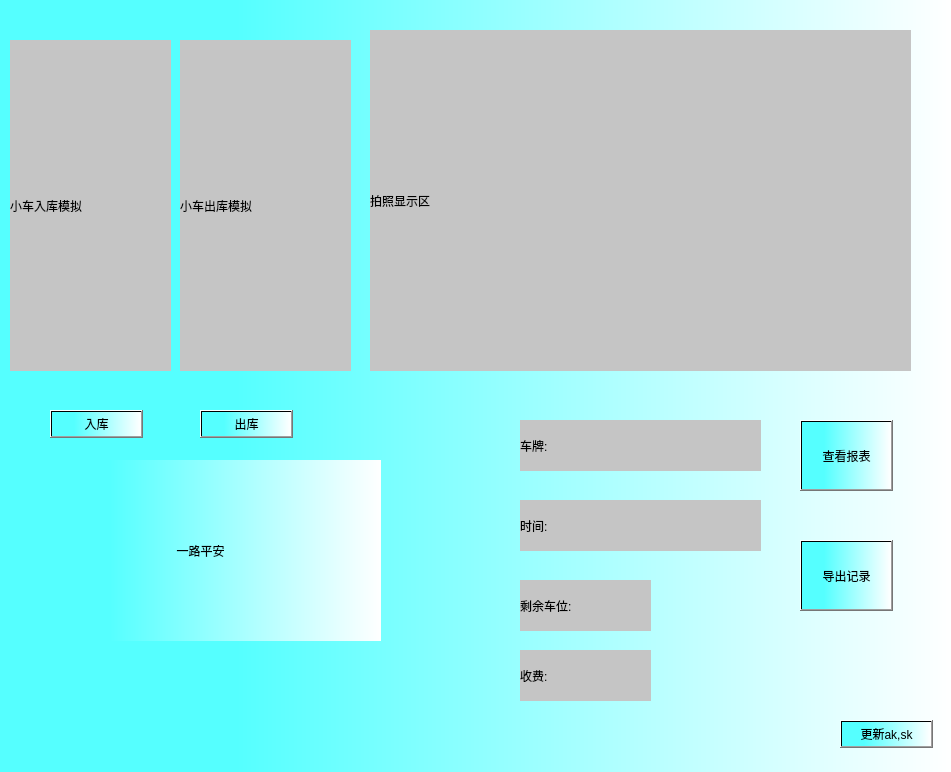
<?xml version="1.0" encoding="UTF-8"?>
<ui version="4.0">
 <class>Widget</class>
 <widget class="QWidget" name="Widget">
  <property name="geometry">
   <rect>
    <x>0</x>
    <y>0</y>
    <width>951</width>
    <height>772</height>
   </rect>
  </property>
  <property name="windowTitle">
   <string>Widget</string>
  </property>
  <property name="styleSheet">
   <string notr="true">background-color: qlineargradient(spread:reflect, x1:0, y1:0, x2:1, y2:0, stop:0.248756 rgba(85, 255, 255, 255), stop:1 rgba(255, 255, 255, 255));</string>
  </property>
  <widget class="QLabel" name="label">
   <property name="geometry">
    <rect>
     <x>370</x>
     <y>30</y>
     <width>541</width>
     <height>341</height>
    </rect>
   </property>
   <property name="styleSheet">
    <string notr="true">background-color: rgb(197, 197, 197);</string>
   </property>
   <property name="text">
    <string>拍照显示区</string>
   </property>
  </widget>
  <widget class="QLabel" name="label_2">
   <property name="geometry">
    <rect>
     <x>520</x>
     <y>420</y>
     <width>241</width>
     <height>51</height>
    </rect>
   </property>
   <property name="styleSheet">
    <string notr="true">background-color: rgb(197, 197, 197);</string>
   </property>
   <property name="text">
    <string>车牌:</string>
   </property>
  </widget>
  <widget class="QLabel" name="label_3">
   <property name="geometry">
    <rect>
     <x>520</x>
     <y>500</y>
     <width>241</width>
     <height>51</height>
    </rect>
   </property>
   <property name="styleSheet">
    <string notr="true">background-color: rgb(197, 197, 197);</string>
   </property>
   <property name="text">
    <string>时间:</string>
   </property>
  </widget>
  <widget class="QLabel" name="label_4">
   <property name="geometry">
    <rect>
     <x>520</x>
     <y>580</y>
     <width>131</width>
     <height>51</height>
    </rect>
   </property>
   <property name="styleSheet">
    <string notr="true">background-color: rgb(197, 197, 197);</string>
   </property>
   <property name="text">
    <string>剩余车位:</string>
   </property>
  </widget>
  <widget class="QLabel" name="label_5">
   <property name="geometry">
    <rect>
     <x>520</x>
     <y>650</y>
     <width>131</width>
     <height>51</height>
    </rect>
   </property>
   <property name="styleSheet">
    <string notr="true">background-color: rgb(197, 197, 197);</string>
   </property>
   <property name="text">
    <string>收费:</string>
   </property>
  </widget>
  <widget class="QPushButton" name="pushButton">
   <property name="geometry">
    <rect>
     <x>800</x>
     <y>420</y>
     <width>93</width>
     <height>71</height>
    </rect>
   </property>
   <property name="text">
    <string>查看报表</string>
   </property>
  </widget>
  <widget class="QLabel" name="label_6">
   <property name="geometry">
    <rect>
     <x>10</x>
     <y>40</y>
     <width>161</width>
     <height>331</height>
    </rect>
   </property>
   <property name="styleSheet">
    <string notr="true">background-color: rgb(197, 197, 197);</string>
   </property>
   <property name="text">
    <string>小车入库模拟</string>
   </property>
  </widget>
  <widget class="QLabel" name="label_7">
   <property name="geometry">
    <rect>
     <x>180</x>
     <y>40</y>
     <width>171</width>
     <height>331</height>
    </rect>
   </property>
   <property name="styleSheet">
    <string notr="true">background-color: rgb(197, 197, 197);</string>
   </property>
   <property name="text">
    <string>小车出库模拟</string>
   </property>
  </widget>
  <widget class="QPushButton" name="pushButton_2">
   <property name="geometry">
    <rect>
     <x>50</x>
     <y>410</y>
     <width>93</width>
     <height>28</height>
    </rect>
   </property>
   <property name="text">
    <string>入库</string>
   </property>
  </widget>
  <widget class="QPushButton" name="pushButton_3">
   <property name="geometry">
    <rect>
     <x>200</x>
     <y>410</y>
     <width>93</width>
     <height>28</height>
    </rect>
   </property>
   <property name="text">
    <string>出库</string>
   </property>
  </widget>
  <widget class="QLabel" name="label_8">
   <property name="geometry">
    <rect>
     <x>20</x>
     <y>460</y>
     <width>361</width>
     <height>181</height>
    </rect>
   </property>
   <property name="text">
    <string>一路平安</string>
   </property>
   <property name="alignment">
    <set>Qt::AlignCenter</set>
   </property>
  </widget>
  <widget class="QPushButton" name="pushButton_4">
   <property name="geometry">
    <rect>
     <x>800</x>
     <y>540</y>
     <width>93</width>
     <height>71</height>
    </rect>
   </property>
   <property name="text">
    <string>导出记录</string>
   </property>
  </widget>
  <widget class="QPushButton" name="pushButton_5">
   <property name="geometry">
    <rect>
     <x>840</x>
     <y>720</y>
     <width>93</width>
     <height>28</height>
    </rect>
   </property>
   <property name="text">
    <string>更新ak,sk</string>
   </property>
  </widget>
 </widget>
 <layoutdefault spacing="6" margin="11"/>
 <resources/>
 <connections/>
</ui>
